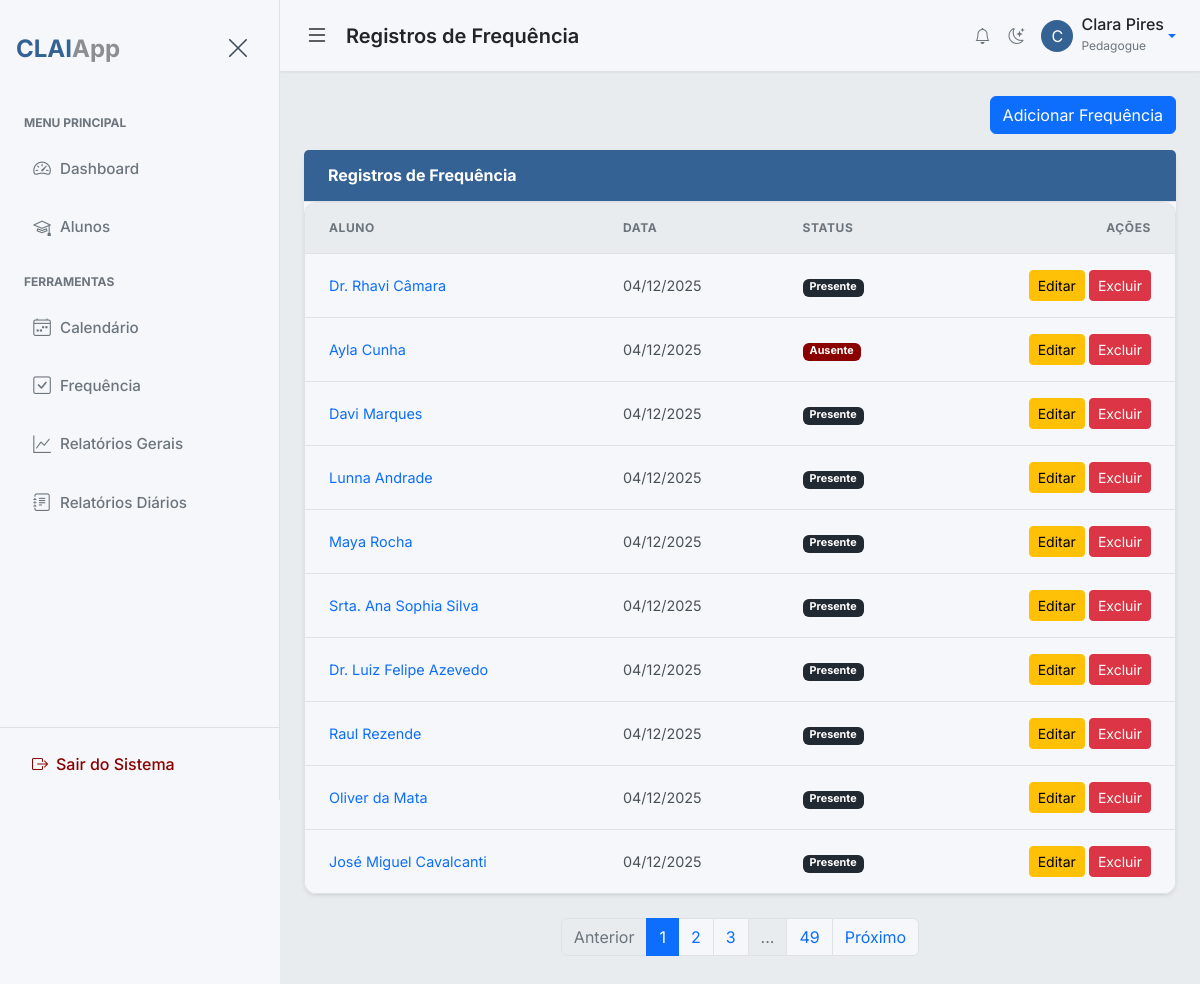
Screenshot of /attendance (signed in) with the database file from the repository.
### app/models.py (models this page shows, shortened)
class BaseModel(Model):
    class Meta:
        database = db

class User(UserMixin, BaseModel):
    username = CharField(unique=True)
    email = CharField(unique=True)
    password = CharField()
    name = CharField()
    profile_picture = CharField(default='default_profile.png')
    role = CharField(default='pedagogue')  # 'admin', 'pedagogue'
    class Meta:
        table_name = 'users'

class Attendance(BaseModel):
    student = ForeignKeyField(Student, backref='attendance_records')
    date = DateField(default=datetime.date.today)
    status = CharField(default='present')  # 'present', 'absent', 'justified_absent'
    class Meta:
        table_name = 'attendance'

class Student(BaseModel):
    name = CharField()
    matricula = CharField(unique=True)
    dob = DateField()  # Date of Birth
    cid = CharField(null=True)  # International Classification of Diseases
    email = CharField(null=True)
    phone = CharField(null=True)
    grade = CharField(null=True)  # Turma
    course = CharField(null=True)
    responsible_name = CharField(null=True)
    responsible_phone = CharField(null=True)
    responsible_email = CharField(null=True)
    responsible_cpf = CharField(null=True) # Responsible CPF field added
    pedagogue = ForeignKeyField(User, backref='students', null=True)  # Assign a primary pedagogue
    student_picture = CharField(default='default_student.png')
    specific_needs_description = TextField(null=True)  # New field for RF05
    class Meta:
        table_name = 'students'

### app/routes.py (the view)
@bp.route('/attendance')
@login_required
def list_attendance():
    page = request.args.get('page', 1, type=int)
    per_page = Config.PAGINATION_PER_PAGE
    if current_user.role == 'admin':
        attendance_query = Attendance.select().order_by(Attendance.date.desc())
    else:
        pedagogue_students = Student.select().where(Student.pedagogue == current_user)
        attendance_query = Attendance.select().where(
            Attendance.student.in_(pedagogue_students)
        ).order_by(Attendance.date.desc())
    total_attendance_records = attendance_query.count()
    total_pages = (total_attendance_records + per_page - 1) // per_page
    attendance_records = attendance_query.paginate(page, per_page)
    paginator = {
        'page': page,
        'total_pages': total_pages,
        'route': 'main.list_attendance',
        'args': {}
    }
    return render_template(
        'attendance/list_attendance.html',
        title='Registros de Frequência',
        attendance_records=attendance_records,
        paginator=paginator
    )

### app/templates/attendance/list_attendance.html (shortened to what this page needs)
{% extends "base.html" %}
{% block page_heading %}
<h1 class="h5 m-0 fw-semibold text-body">{{ title }}</h1>
{% endblock %}
{% block content %}
<div class="d-flex justify-content-end mb-3">
    <a href="{{ url_for('main.add_attendance') }}" class="btn btn-primary">
        Adicionar Frequência
    </a>
</div>
<div class="card shadow-sm border-0">
    <div class="card-header bg-primary text-white py-3">
        <h6 class="mb-0 fw-bold">Registros de Frequência</h6>
    </div>
    <div class="card-body p-0">
        {% if attendance_records %}
        <div class="table-responsive">
            <table class="table table-hover table-sm mb-0">
                <thead>
                    <tr>
                        <th scope="col" class="py-3 px-4">Aluno</th>
                        <th scope="col" class="py-3 px-4">Data</th>
                        <th scope="col" class="py-3 px-4">Status</th>
                        <th scope="col" class="py-3 px-4 text-end">Ações</th>
                    </tr>
                </thead>
                <tbody>
                    {% for record in attendance_records %}
                    <tr>
                        <td class="py-3 px-4">
                            <a href="{{ url_for('main.student_detail', student_id=record.student.id) }}" class="text-decoration-none">
                                {{ record.student.name }}
                            </a>
                        </td>
                        <td class="py-3 px-4">{{ record.date.strftime('%d/%m/%Y') }}</td>
                        <td class="py-3 px-4">
                            {% if record.status == 'present' %}
                                <span class="badge text-bg-success">Presente</span>
                            {% elif record.status == 'absent' %}
                                <span class="badge text-bg-danger">Ausente</span>
                            {% elif record.status == 'justified_absent' %}
                                <span class="badge text-bg-warning">Ausência Justificada</span>
                            {% endif %}
                        </td>
                        <td class="py-3 px-4 text-end">
                            <a href="{{ url_for('main.edit_attendance', attendance_id=record.id) }}" class="btn btn-sm btn-warning">Editar</a>
                            <form action="{{ url_for('main.delete_attendance', attendance_id=record.id) }}" method="POST" style="display:inline;">
                                <button type="submit" class="btn btn-sm btn-danger" onclick="return confirm('Tem certeza que deseja excluir este registro de frequência?');">Excluir</button>
                            </form>
                        </td>
                    </tr>
                    {% endfor %}
                </tbody>
            </table>
        </div>
        {% else %}
        <div class="alert alert-info border-0 rounded-0 mb-0 py-4 text-center">
            Nenhum registro de frequência encontrado.
        </div>
        {% endif %}
    </div>
</div>
{% endblock %}

### app/templates/base.html (shortened to what this page needs)
{% from "macros/pagination_macros.html" import render_pagination %}
<!DOCTYPE html>
<html lang="pt-br" data-bs-theme="light"{% block html_attribs %}{% endblock %}>
<head>
    <link href="https://cdn.jsdelivr.net/npm/bootstrap@5.3.8/dist/css/bootstrap.min.css" rel="stylesheet"
>
    <link rel="stylesheet" href="https://cdn.jsdelivr.net/npm/bootstrap-icons@1.11.1/font/bootstrap-icons.css">
    <link href='https://cdn.jsdelivr.net/npm/fullcalendar@6.1.19/main.min.css' rel='stylesheet' />
    <link rel="stylesheet" href="https://cdnjs.cloudflare.com/ajax/libs/font-awesome/6.5.1/css/all.min.css" />
    <link rel="stylesheet" href="{{ url_for('static', filename='css/style.css') }}">
    <link rel="stylesheet" href="{{ url_for('static', filename='css/print.css') }}" media="print">
    <link rel="stylesheet" href="https://cdn.jsdelivr.net/npm/pace-js@latest/pace-theme-default.min.css">
    <link rel="stylesheet" href="https://cdnjs.cloudflare.com/ajax/libs/animate.css/4.1.1/animate.min.css"/>
</head>
<body class="d-flex" id="wrapper"{% block body_attribs %}{% endblock %}>
    {% block body %}
    <div id="sidebar-wrapper">
        <div class="sidebar-heading d-flex justify-content-between align-items-center py-4 px-3">
            <div class="fw-bold fs-4 text-primary tracking-tight">
                {{ config.APP_BASE_NAME }}<span class="text-body text-opacity-50">{{ config.APP_SUFFIX }}</span>
            </div>
            <button class="btn btn-link text-secondary" id="sidebar-close">
                <i class="bi bi-x-lg fs-4"></i>
            </button>
        </div>
        <div class="list-group list-group-flush my-3">
            <small class="text-uppercase text-muted fw-bold px-4 mb-2" style="font-size: 0.75rem;">Menu
                Principal</small>
            <a href="{{ url_for('main.dashboard') }}"
                class="list-group-item list-group-item-action {% if request.endpoint == 'main.dashboard' %}active{% endif %}">
                <i class="bi bi-speedometer2 me-2"></i>Dashboard
            </a>
            <a href="{{ url_for('main.list_students') }}"
                class="list-group-item list-group-item-action {% if request.endpoint == 'main.list_students' %}active{% endif %}">
                <i class="bi bi-mortarboard me-2"></i>Alunos
            </a>
            <small class="text-uppercase text-muted fw-bold px-4 mb-2 mt-3"
                style="font-size: 0.75rem;">Ferramentas</small>
            <a href="{{ url_for('main.calendar') }}"
                class="list-group-item list-group-item-action {% if request.endpoint == 'main.calendar' %}active{% endif %}">
                <i class="bi bi-calendar4-week me-2"></i>Calendário
            </a>
            <a href="{{ url_for('main.mark_attendance') }}"
                class="list-group-item list-group-item-action {% if request.endpoint == 'main.mark_attendance' %}active{% endif %}">
                <i class="bi bi-check-square me-2"></i>Frequência
            </a>
            <a href="{{ url_for('main.list_general_reports') }}"
                class="list-group-item list-group-item-action {% if request.endpoint == 'main.list_general_reports' %}active{% endif %}">
                <i class="bi bi-graph-up me-2"></i>Relatórios Gerais
            </a>
            <a href="{{ url_for('main.list_daily_reports') }}"
                class="list-group-item list-group-item-action {% if 'daily_report' in request.endpoint %}active{% endif %}">
                <i class="bi bi-journal-text me-2"></i>Relatórios Diários
            </a>
        </div>
        <div class="mt-auto p-3 border-top">
            <a href="{{ url_for('main.logout') }}"
                class="d-flex align-items-center text-decoration-none text-danger px-3 py-2 rounded hover-bg-light">
                <i class="bi bi-box-arrow-right me-2"></i>
                <span class="fw-medium">Sair do Sistema</span>
            </a>
        </div>
    </div>
    <div id="page-content-wrapper">
        <nav class="navbar navbar-expand-lg main-navbar px-4">
            <div class="d-flex align-items-center w-100">
                <button class="btn btn-link text-body p-0 me-3" id="menu-toggle">
                    <i class="bi bi-list fs-4"></i>
                </button>
                <h1 class="h5 m-0 fw-semibold text-body">{% block page_heading %}Visão Geral{% endblock %}</h1>
                <div class="ms-auto d-flex align-items-center gap-3">
                    {% if current_user.is_authenticated %}
                    <a href="{{ url_for('main.list_notifications') }}" class="btn btn-link text-body-secondary p-0 position-relative" title="Notificações">
                        <i class="bi bi-bell"></i>
                    </a>
                    {% endif %}
                    <button class="btn btn-link text-body-secondary p-0" id="theme-toggle" title="Alternar Tema">
                        <i class="bi bi-moon-stars"></i>
                    </button>
                    <div class="dropdown">
                        <a class="d-flex align-items-center text-decoration-none dropdown-toggle" href="#" role="button"
                            data-bs-toggle="dropdown" aria-expanded="false">
                            <div class="avatar bg-primary text-white rounded-circle d-flex align-items-center justify-content-center me-2"
                                style="width: 32px; height: 32px;">
                                {% if current_user.is_authenticated %}
                                {{ current_user.name[0] | upper }}
                                {% else %}
                                <i class="bi bi-person"></i>
                                {% endif %}
                            </div>
                            <div class="d-none d-md-block">
                                {% if current_user.is_authenticated %}
                                <span class="fw-medium text-body d-block" style="line-height: 1;">{{
                                    current_user.name }}</span>
                                <small class="text-muted" style="font-size: 0.75rem;">{{ current_user.role |
                                    capitalize }}</small>
                                {% else %}
                                <span class="fw-medium text-body d-block" style="line-height: 1;">Convidado</span>
                                <small class="text-muted" style="font-size: 0.75rem;">Não Autenticado</small>
                                {% endif %}
                            </div>
                        </a>
                    </div>
                </div>
            </div>
        </nav>
        <main class="container-fluid px-4 py-4 animate__animated animate__fadeIn">
            {% block content %}{% endblock %}
            {% block pagination %}
            {% if paginator %}
                {{ render_pagination(paginator) }}
            {% endif %}
            {% endblock %}
        </main>
    </div>
    {% endblock %}
</body>
</html>

### rows the page displays
User: name "C", name "Clara Pires", role "Pedagogue"
Attendance: student.name "Dr. Rhavi Câmara", date "04/12/2025", status "Presente"
Attendance: student.name "Ayla Cunha", date "04/12/2025", status "Ausente"
Attendance: student.name "Davi Marques", date "04/12/2025", status "Presente"
Attendance: student.name "Lunna Andrade", date "04/12/2025", status "Presente"
Attendance: student.name "Maya Rocha", date "04/12/2025", status "Presente"
Attendance: student.name "Srta. Ana Sophia Silva", date "04/12/2025", status "Presente"
Attendance: student.name "Dr. Luiz Felipe Azevedo", date "04/12/2025", status "Presente"
Attendance: student.name "Raul Rezende", date "04/12/2025", status "Presente"
Attendance: student.name "Oliver da Mata", date "04/12/2025", status "Presente"
Attendance: student.name "José Miguel Cavalcanti", date "04/12/2025", status "Presente"

### other values shown
{{ config.APP_BASE_NAME }} "CLAI"
{{ config.APP_SUFFIX }} "App"
{{ title }} "Registros de Frequência"
{{ p }} "1" "2" "3" "49"
